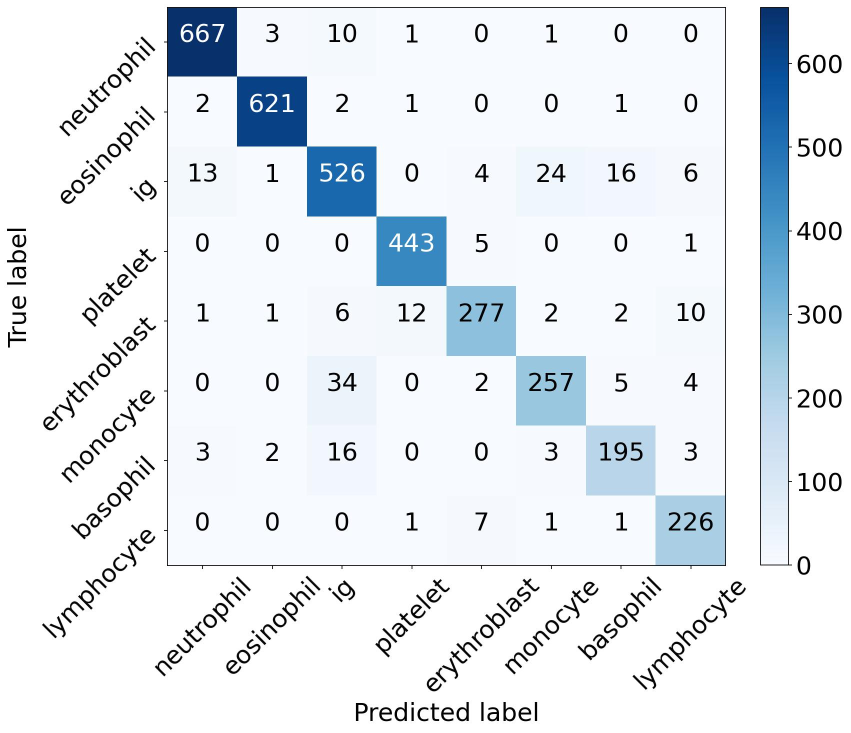
#> input picture streamlit/resources/Conf_matrix_CNN_FS_equalizer.jpg, 1702 x 1466 px (shown at 1/2 size); its folder holds only this picture in this run
$ python -i Filtering.py   (imports and definitions only)
#> lines starting #> are read from the running program, lines starting #| are printed output that depends on the picture; after the words box and inside, x2 and y2 are one past the last pixel; in counts of white or black regions, pixels touching at a corner belong together
import numpy as np
import time
from sklearn.cluster import AgglomerativeClustering
from sklearn.cluster import KMeans
import cv2 # OpenCV to read images
from sklearn.cluster import MeanShift, estimate_bandwidth


# CAROLINE -- FILTERING FUNCTIONS

def OTSU_threshold(img,composant='S',blur=False):
    """
    img : image in BGR
    composant : 'H','S','V' if you want to threshold one of HSV composant
                or 'L','A','B' if you want to threshold one of LAB composant
    blur : if you want to blur image with a

    Description : Cette fonction permet de faire un seuillage d'OTSU sur la composante choisie

    """
#> called with composant = 'S', blur = False
    if composant in ['H','S','V']:
        img = cv2.imread(img,cv2.IMREAD_COLOR)
#> img is the input picture: shape (1466, 1702, 3); mean B, G, R 240.4, 234.7, 229.1
        img=cv2.cvtColor(img, cv2.COLOR_BGR2HSV)
#> img: shape (1466, 1702, 3); mean H, S, V 57, 17.1, 240.4
        H,S,V= cv2.split(img)
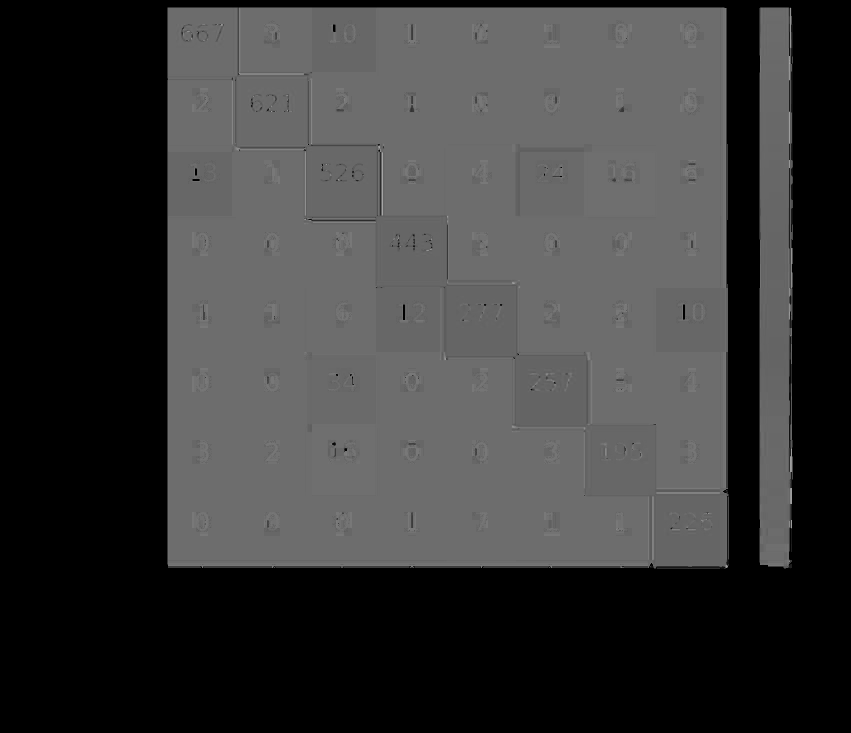
#> H: shape (1466, 1702) (shown at 1/2 size); min 0, max 177, mean 57
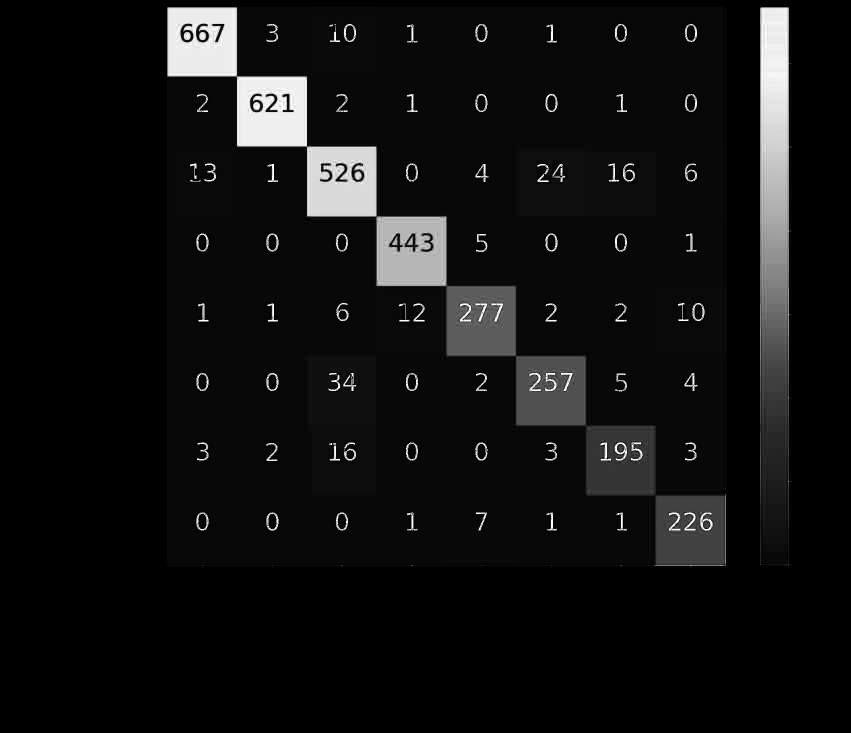
#> S: shape (1466, 1702) (shown at 1/2 size); min 0, max 255, mean 17.1
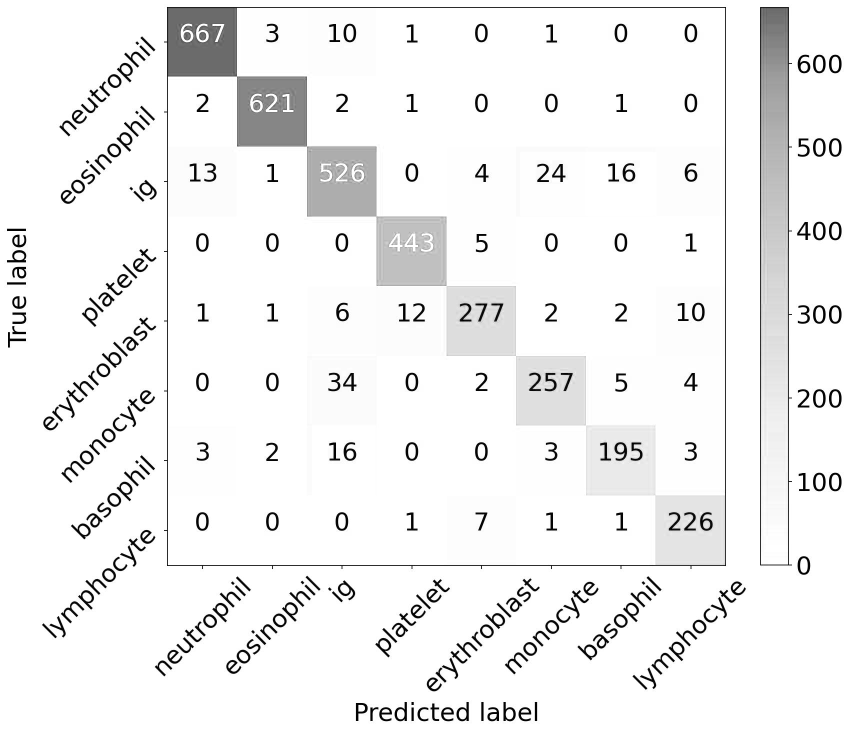
#> V: shape (1466, 1702) (shown at 1/2 size); min 0, max 255, mean 240.4
        if composant == 'H':
            ret, th = cv2.threshold(H,0,255,cv2.THRESH_BINARY+cv2.THRESH_OTSU)
        elif composant == 'S':
            ret, th = cv2.threshold(S,0,255,cv2.THRESH_BINARY+cv2.THRESH_OTSU)
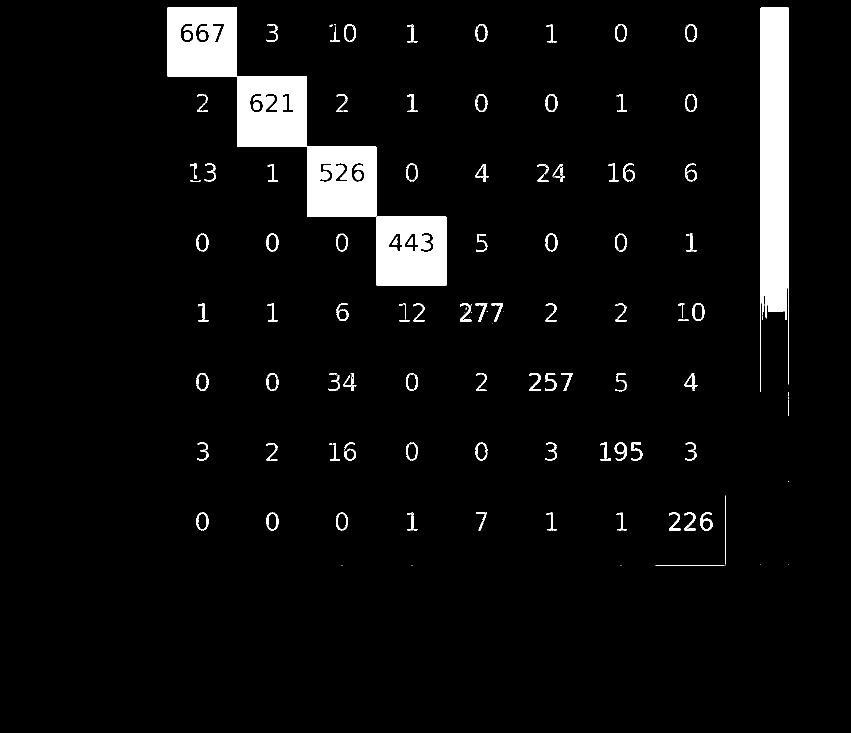
#> th: shape (1466, 1702) (shown at 1/2 size); 5% white; 129 white regions (32 under 20 px), largest, box (x1, y1, x2, y2) and area: (335, 15, 753, 433) 54030, (1521, 15, 1578, 784) 34105, (753, 433, 893, 572) 18078
#> ret = 109
        elif composant == 'V':
            ret, th = cv2.threshold(V,0,255,cv2.THRESH_BINARY+cv2.THRESH_OTSU)

    if composant in ['L','A','B']:
        img=cv2.cvtColor(img, cv2.COLOR_BGR2LAB)
        L,A,B= cv2.split(img)
        if composant == 'L':
            ret, th = cv2.threshold(L,0,255,cv2.THRESH_BINARY+cv2.THRESH_OTSU)
        elif composant == 'A':
            ret, th = cv2.threshold(A,0,255,cv2.THRESH_BINARY+cv2.THRESH_OTSU)
        elif composant == 'B':
            ret, th = cv2.threshold(B,0,255,cv2.THRESH_BINARY+cv2.THRESH_OTSU)

    if blur == True:
        th = cv2.GaussianBlur(th, (3,3),0)

    return th


# EMILIEN -- FILTERING FUNCTIONS

# [264 lines left out: functions filter_color_threshold, filter_MeanShift, filter_Kmeans2, EqualizerImg, RemoveBackground, RandomImage and 2 more, not called in this run]

>>> result = OTSU_threshold('resources/Conf_matrix_CNN_FS_equalizer.jpg')
